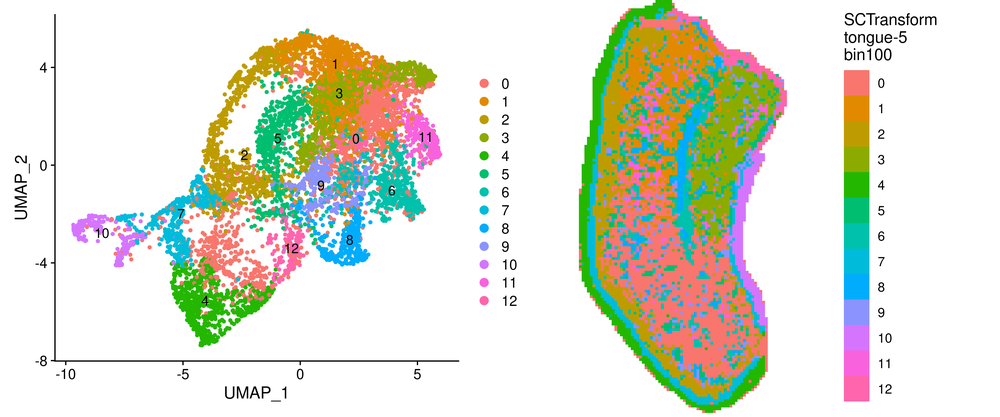
#> input picture image_merge/image.png, 1000 x 417 px, shrunk from 4702 x 1963 before the run
$ python erode.py ../image_merge/image.png
#> lines starting #> are read from the running program, lines starting #| are printed output that depends on the picture
import cv2
import numpy as np
import sys

if __name__ == "__main__":
	filename = sys.argv[1]
	im = cv2.imread(filename, 0)
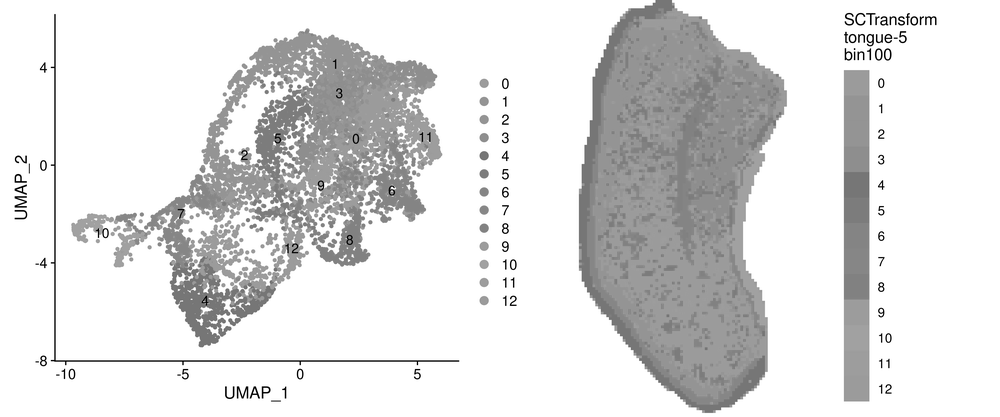
#> im: shape (417, 1000); min 0, max 255, mean 222.8

	kernel = np.ones((5,5), np.uint8)

	# [8 lines of commented-out code are left out]
	im = cv2.GaussianBlur(im, (5,5), 0)
	# [13 lines of commented-out code are left out]

	cv2.imwrite(filename.replace(".png", "_dilated.png"), im)
